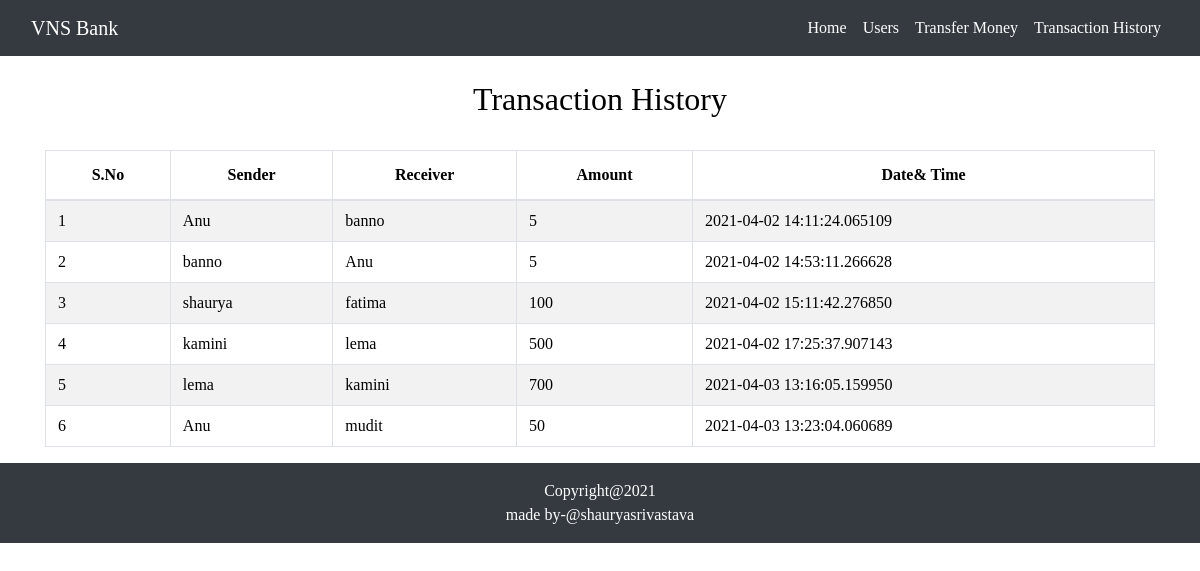
The page /transactionhistory.php on the database its author committed.
### tables this page shows
CREATE TABLE `transaction` (
  `sno` int(255) NOT NULL,
  `sender` varchar(255) DEFAULT NULL,
  `receiver` varchar(255) DEFAULT NULL,
  `balance` int(255) DEFAULT NULL,
  `datetime` datetime(6) DEFAULT current_timestamp(6)
);

### transactionhistory.php (the view, shortened to what this page needs)
<!DOCTYPE html>
<html>
<head>
  <link rel="stylesheet" type="text/css" href="style.css">
  <link rel="stylesheet" href="https://maxcdn.bootstrapcdn.com/bootstrap/4.5.2/css/bootstrap.min.css">
</head>
<body>
	<nav class="navbar navbar-expand-lg navbar-dark bg-dark">
  <div class="container-fluid">
    <a class="navbar-brand" href="#">VNS Bank</a>
    <div class="collapse navbar-collapse" id="navbarSupportedContent">
      <ul class="navbar-nav ml-auto mb-2 mb-lg-0">
        <li class="nav-item">
          <a class="nav-link active" aria-current="page" href="index.php">Home</a>
        </li>
        <li class="nav-item">
          <a class="nav-link active" href="user.php">Users</a>
        </li>
        <li class="nav-item">
          <a class="nav-link active" href="transaction.php">Transfer Money</a>
        </li>
        <li class="nav-item">
          <a class="nav-link active " href="transactionhistory.php">Transaction History</a>
        </li>
      </ul>
    </div>
  </div>
</nav>
<div class="container">
  <h2 class="text-center pt-4" style="color:black;">Transaction History</h2>
  <br>
  <div class="table-responsive-sm">
    <table class="table table-hover table-striped table-condensed table-bordered">
      <thead style="color:black;">
        <tr>
          <th class="text-center">S.No</th>
          <th class="text-center">Sender</th>
          <th class="text-center">Receiver</th>
          <th class="text-center">Amount</th><th class="text-center">Date& Time</th>
         </tr>
      </thead>
      <tbody>
      <?php
        $servername = "localhost:3307";
$username = "root";
$password = "";
$database="bank";
$conn = mysqli_connect($servername, $username, $password,$database);
$sql="select * from transaction";
$query=mysqli_query($conn,$sql);
while($rows=mysqli_fetch_assoc($query))
{
      ?>
      <tr style="color:black;">
        <td class="py-2"><?php echo $rows['sno']; ?></td>
        <td class="py-2"><?php echo $rows['sender']; ?></td>
        <td class="py-2"><?php echo $rows['receiver']; ?></td>
        <td class="py-2"><?php echo $rows['balance']; ?></td>
        <td class="py-2"><?php echo $rows['datetime']; ?></td>
        <?php
      }
      ?>
      </tbody>
    </table>
  </div>
</div>
<footer>
  <p class="p-3 bg-dark text-white text-center">Copyright@2021 <br>made by-@shauryasrivastava</p>
</footer>
</body>
</html>

### style.css (style rules this page uses)
* { margin:0; padding:0; font-family:cursive; }

### rows shown on the page
transaction: sno "1", sender "Anu", receiver "banno", balance "5", datetime "2021-04-02 14:11:24.065109"
transaction: sno "2", sender "banno", receiver "Anu", balance "5", datetime "2021-04-02 14:53:11.266628"
transaction: sno "3", sender "shaurya", receiver "fatima", balance "100", datetime "2021-04-02 15:11:42.276850"
transaction: sno "4", sender "kamini", receiver "lema", balance "500", datetime "2021-04-02 17:25:37.907143"
transaction: sno "5", sender "lema", receiver "kamini", balance "700", datetime "2021-04-03 13:16:05.159950"
transaction: sno "6", sender "Anu", receiver "mudit", balance "50", datetime "2021-04-03 13:23:04.060689"
